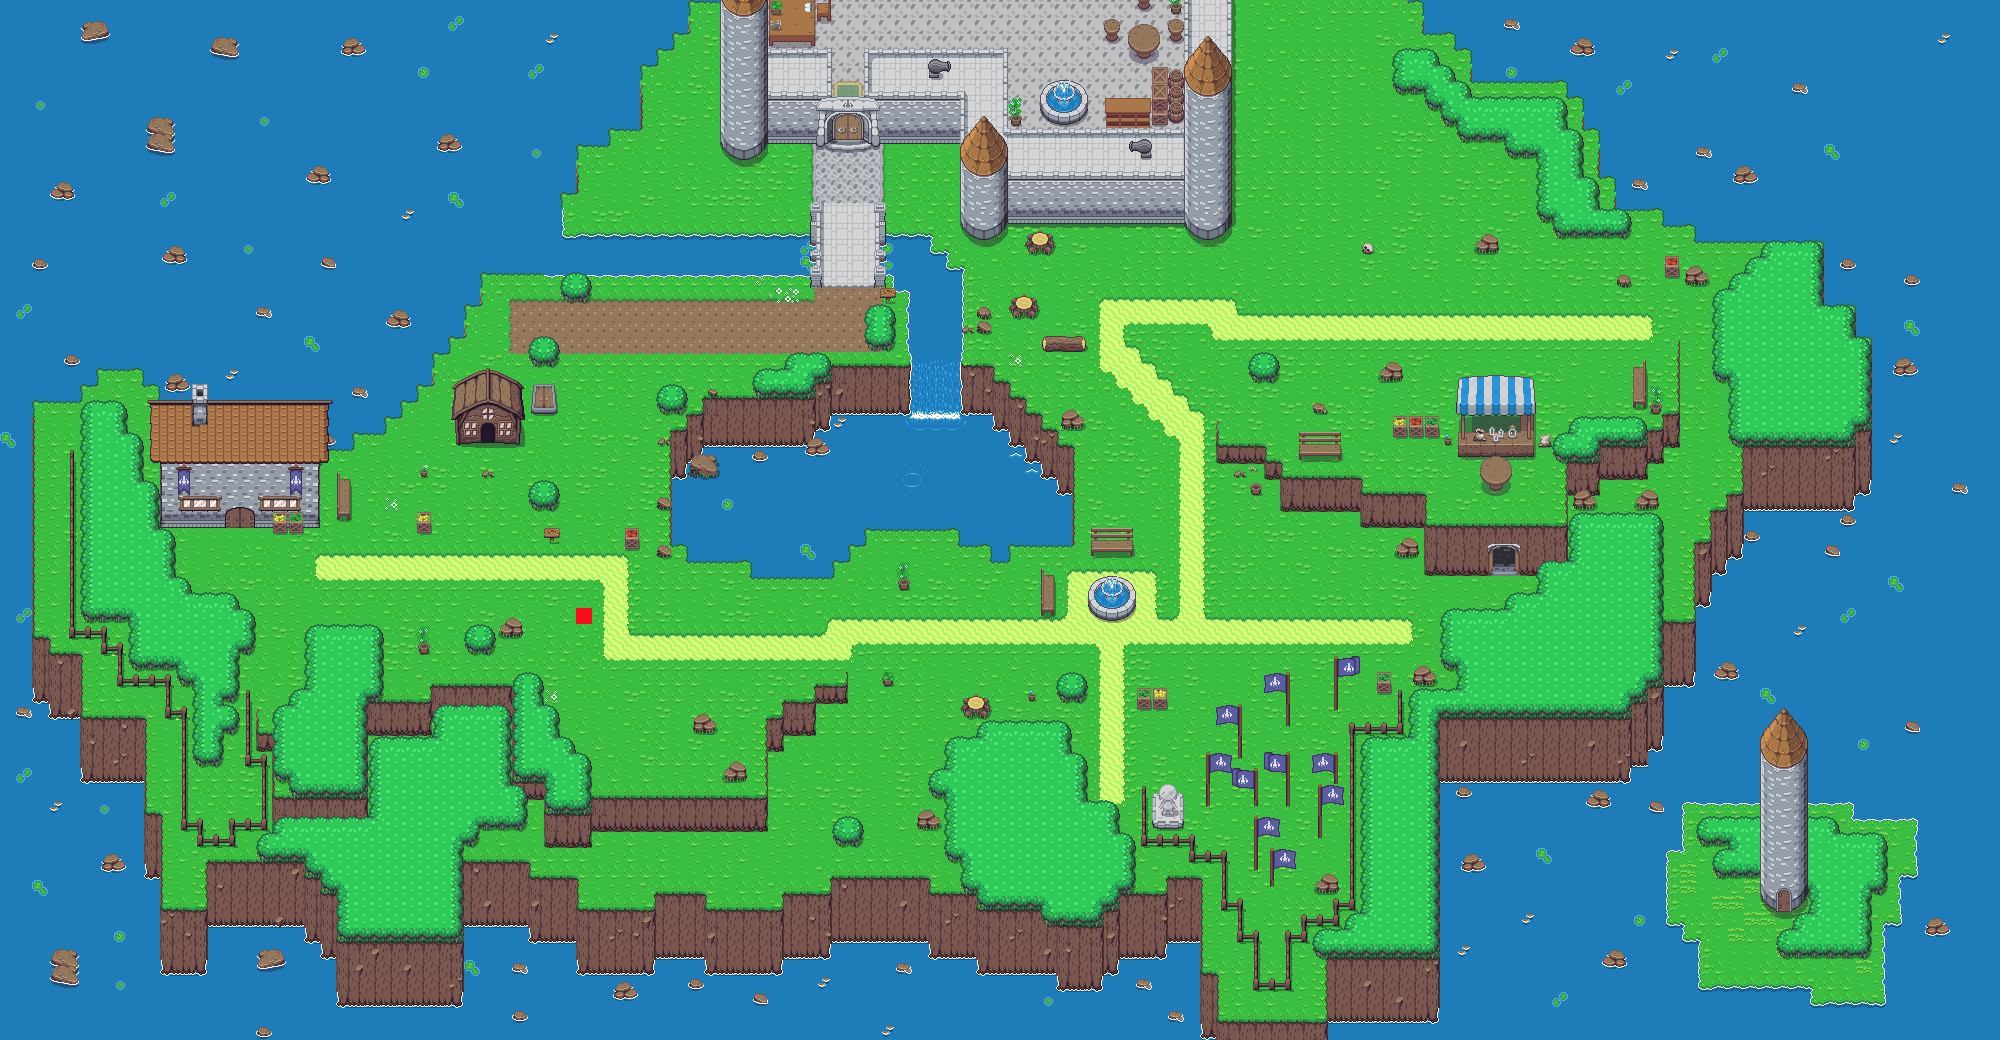

This is a level from a 2D game, rendered from its Tiled map with the project's own tilesets. A one-line summary and the map file follow, with tile-layer data summarised:
An orthogonal 125x65 tile map with 16x16 px tiles, 9 tile layers (Water, Ground, Raised Ground, Flora, ...), 1 hidden layer not drawn, 7 tilesets and 22 objects (19x Enemy, 2x Door, Trade).

<map version="1.10" tiledversion="1.11.2" orientation="orthogonal" renderorder="right-down" width="125" height="65" tilewidth="16" tileheight="16" infinite="0" nextlayerid="16" nextobjectid="32">
 <tileset firstgid="1" source="../tsx/gfx_overworld.tsx" />
 <tileset firstgid="1441" source="../tsx/red collision.tsx" />
 <tileset firstgid="1633" source="../tsx/NPC_test.tsx" />
 <tileset firstgid="1665" source="../tsx/log.tsx" />
 <tileset firstgid="1761" source="../tsx/characters.tsx" />
 <tileset firstgid="2129" source="../tsx/enemies.tsx" />
 <tileset firstgid="2133" source="../tsx/gfx_inner.tsx" />
 <layer id="1" name="Water" width="125" height="65">
  <data>[8125 cells, 8125 non-empty, 19 distinct tile ids]</data>
 </layer>
 <layer id="2" name="Ground" width="125" height="65">
  <data>[8125 cells, 5168 non-empty, 78 distinct tile ids]</data>
 </layer>
 <layer id="3" name="Raised Ground" width="125" height="65">
  <data>[8125 cells, 750 non-empty, 63 distinct tile ids]</data>
 </layer>
 <layer id="7" name="Flora" width="125" height="65">
  <data>[8125 cells, 1328 non-empty, 70 distinct tile ids]</data>
 </layer>
 <layer id="12" name="Structure Walls" width="125" height="65">
  <data>[8125 cells, 415 non-empty, 121 distinct tile ids]</data>
 </layer>
 <layer id="13" name="Structure Roofs" width="125" height="65">
  <data>[8125 cells, 170 non-empty, 55 distinct tile ids]</data>
 </layer>
 <layer id="6" name="Decoration" width="125" height="65">
  <data>[8125 cells, 206 non-empty, 107 distinct tile ids]</data>
 </layer>
 <layer id="14" name="Entities" width="125" height="65">
  <data>[8125 cells, 1 non-empty, 1 distinct tile ids]</data>
 </layer>
 <objectgroup id="15" name="Enemies">
  <object id="12" name="Bamboo" type="Enemy" gid="2130" x="679.25" y="200.75" width="16" height="16" />
  <object id="13" name="Squid" type="Enemy" gid="2131" x="1198.33" y="261.667" width="16" height="16" />
  <object id="14" name="Spirit" type="Enemy" gid="2132" x="1350" y="294" width="16" height="16" />
  <object id="15" name="Bamboo" type="Enemy" gid="2130" x="1121.83" y="467" width="16" height="16" />
  <object id="16" name="Bamboo" type="Enemy" gid="2130" x="794.167" y="617.667" width="16" height="16" />
  <object id="17" name="Bamboo" type="Enemy" gid="2130" x="1448.17" y="192" width="16" height="16" />
  <object id="19" name="Squid" type="Enemy" gid="2131" x="964.667" y="588" width="16" height="16" />
  <object id="20" name="Squid" type="Enemy" gid="2131" x="270" y="644" width="16" height="16" />
  <object id="21" name="Squid" type="Enemy" gid="2131" x="1375.17" y="585.667" width="16" height="16" />
  <object id="22" name="Squid" type="Enemy" gid="2131" x="1598" y="370" width="16" height="16" />
  <object id="23" name="Spirit" type="Enemy" gid="2132" x="1200.67" y="409.333" width="16" height="16" />
  <object id="24" name="Spirit" type="Enemy" gid="2132" x="597.167" y="476.667" width="16" height="16" />
  <object id="25" name="Spirit" type="Enemy" gid="2132" x="364.417" y="541.583" width="16" height="16" />
  <object id="26" name="Spirit" type="Enemy" gid="2132" x="1628" y="256.667" width="16" height="16" />
  <object id="27" name="Spirit" type="Enemy" gid="2132" x="1250.17" y="538.833" width="16" height="16" />
  <object id="28" name="Raccoon" type="Enemy" gid="2129" x="851.25" y="809.25" width="64" height="64" />
  <object id="29" name="Raccoon" type="Enemy" gid="2129" x="1268.67" y="89" width="64" height="64" />
  <object id="30" name="Raccoon" type="Enemy" gid="2129" x="626" y="788.667" width="64" height="64" />
  <object id="31" name="Squid" type="Enemy" gid="2131" x="1336" y="198" width="16" height="16" />
 </objectgroup>
 <layer id="5" name="Fence" width="125" height="65">
  <data>[8125 cells, 94 non-empty, 7 distinct tile ids]</data>
 </layer>
 <objectgroup id="10" name="Interactions" visible="0">
  <object id="2" name="House Door" type="Door" x="217.666" y="501.666" width="44" height="41.3333" />
  <object id="4" name="Small House Door" type="Door" x="472" y="419.667" width="32" height="36.6667" />
  <object id="7" name="Tent Trade" type="Trade" x="1472" y="448" width="48.125" height="47.5" />
 </objectgroup>
 <layer id="4" name="Collision Boundary" width="125" height="65" visible="0">
  <data>[8125 cells, 422 non-empty, 3 distinct tile ids]</data>
 </layer>
</map>
